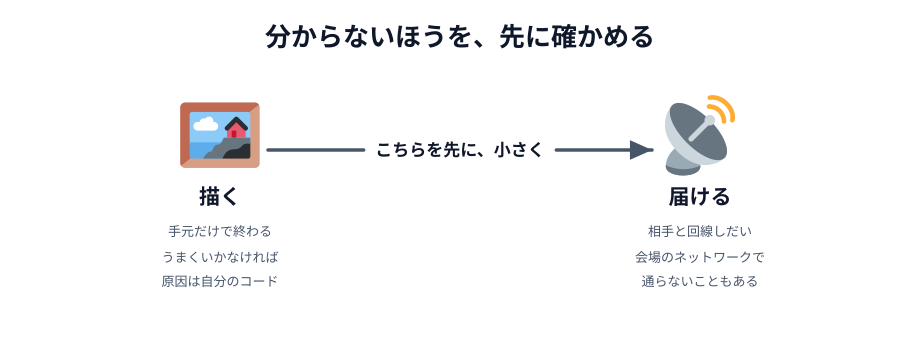

Source code (Python):
# 06-unknown-first.svg
# スキーマ: BALANCE + FORCE:COMPULSION（2 つの仕事を並べ、不安なほうへ先に向かう）
# 「分からないほうを先に、小さく試す」というエンジニアの判断を見せる

import sys

sys.path.insert(0, "/Users/seekseep/.claude/skills/genfig")
from genfig import Canvas

c = Canvas(920, 340)
c.text(460, 46, "分からないほうを、先に確かめる", scale="xl")

draw = c.node(220, 150, "描く", emoji_cp="1f5bc", w=140, h=92)  # 🖼️
c.text(220, 236, "手元だけで終わる", scale="sm")
c.text(220, 262, "うまくいかなければ", scale="sm")
c.text(220, 286, "原因は自分のコード", scale="sm")

deliver = c.node(700, 150, "届ける", emoji_cp="1f4e1", w=140, h=92)  # 📡
c.text(700, 236, "相手と回線しだい", scale="sm")
c.text(700, 262, "会場のネットワークで", scale="sm")
c.text(700, 286, "通らないこともある", scale="sm")

c.link(draw, deliver, label="こちらを先に、小さく")

c.save("06-unknown-first.svg")
